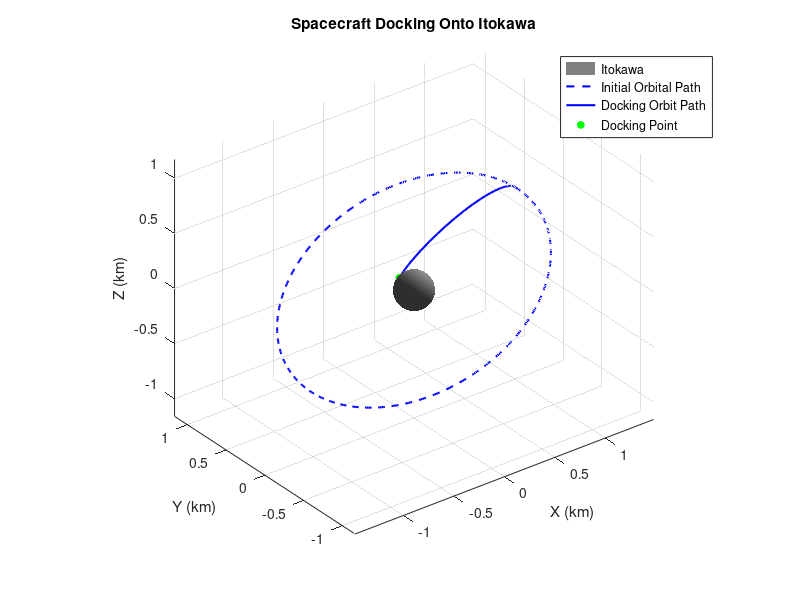

The MATLAB source for this figure:
% Docking Orbit for the Spacecraft onto Itokawa

% Set up the figure
figure;
axis equal;
hold on;
set(gca, 'Color', [1 1 1]); % Set background to light gray
grid on;

% Define Itokawa's radius 
radius_itokawa = 0.165; % in km 
[X, Y, Z] = sphere(50); % Create data for a sphere to represent Itokawa
surf(X * radius_itokawa, Y * radius_itokawa, Z * radius_itokawa, 'FaceColor', [0.5 0.5 0.5], 'EdgeColor', 'none', 'DisplayName', 'Itokawa');

% Light and view setup
light('Position', [1 0 1], 'Style', 'infinite');
material dull;
view(3);

% Define gravitational parameters
G = 6.67430e-20; % Gravitational constant in km^3/kg/s^2
mass_itokawa = 3.5e10; % Mass of Itokawa in kg
mu = G * mass_itokawa; % Standard gravitational parameter for Itokawa in km^3/s^2

% Define spacecraft parameters
initial_orbit_radius = radius_itokawa + 1; % 1 km above Itokawa
initial_velocity = sqrt(mu / initial_orbit_radius); % Circular orbit velocity in km/s

% Define inclination angle
inclination_deg = 29; % Set inclination in degrees
inclination_rad = deg2rad(inclination_deg); % Convert to radians

% Define initial position and velocity with inclination
initial_position = [initial_orbit_radius * cos(inclination_rad); 0; initial_orbit_radius * sin(inclination_rad)]; % Inclined initial position
initial_velocity = [0; initial_velocity * cos(inclination_rad); initial_velocity * sin(inclination_rad)]; % Inclined initial velocity

% Combine into initial conditions for ODE solver
initial_conditions = [initial_position; initial_velocity];

% Define small thrust for docking
thrust_acceleration = -0.00000004; % Small constant thrust to bring the spacecraft closer to Itokawa (in km/s^2)

% Time span for ODE solver
tspan = [0 100000]; % Time span in seconds (increased for docking)

% Define the ODE function with thrust
gravitational_ode = @(t, y) [y(4); y(5); y(6); -mu * y(1) / norm(y(1:3))^3 + thrust_acceleration * y(1) / norm(y(1:3)); -mu * y(2) / norm(y(1:3))^3 + thrust_acceleration * y(2) / norm(y(1:3)); -mu * y(3) / norm(y(1:3))^3 + thrust_acceleration * y(3) / norm(y(1:3))];

% Solve the ODE using ode45
[t, solution] = ode45(gravitational_ode, tspan, initial_conditions);

% Extract positions from the solution
positions = solution(:, 1:3)';

% Find the index where the spacecraft intersects with Itokawa's surface
intersect_index = find(vecnorm(positions) <= radius_itokawa, 1);
if ~isempty(intersect_index)
    docking_position = positions(:, intersect_index);
    positions = positions(:, 1:intersect_index); % Cut off the docking orbit after intersection
else
    docking_position = radius_itokawa * [positions(1, end) / norm(positions(:, end)); positions(2, end) / norm(positions(:, end)); positions(3, end) / norm(positions(:, end))];
end

% Calculate and display descent duration
if ~isempty(intersect_index)
    docking_time = t(intersect_index); % Time at which docking occurs (in seconds)
    disp(['Descent Duration: ', num2str(docking_time), ' seconds (', num2str(docking_time / 60), ' minutes) (', num2str(docking_time / 60 / 60), ' hours)']);
else
    disp('The spacecraft did not intersect with the surface.');
end


% Plot the initial orbit trajectory with inclination
theta = linspace(0, 2*pi, 500);
initial_orbit_x = initial_orbit_radius * cos(theta) * cos(inclination_rad);
initial_orbit_y = initial_orbit_radius * sin(theta);
initial_orbit_z = initial_orbit_radius * cos(theta) * sin(inclination_rad);
plot3(initial_orbit_x, initial_orbit_y, initial_orbit_z, 'b--', 'LineWidth', 1.5, 'DisplayName', 'Initial Orbital Path');

% Plot the spacecraft trajectory
plot3(positions(1, :), positions(2, :), positions(3, :), 'b', 'LineWidth', 1.5, 'DisplayName', 'Docking Orbit Path');

% Final docking representation at the intersection with Itokawa's surface
plot3(docking_position(1), docking_position(2), docking_position(3), 'go', 'MarkerSize', 5, 'MarkerFaceColor', 'g', 'DisplayName', 'Docking Point');

% Title and labels
title('Spacecraft Docking Onto Itokawa');
xlabel('X (km)');
ylabel('Y (km)');
zlabel('Z (km)');
legend('show');

hold off;
